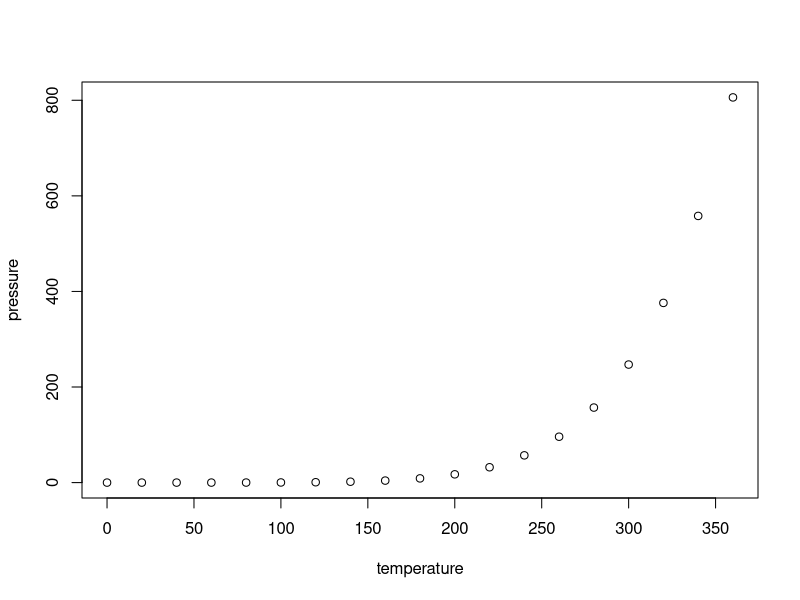
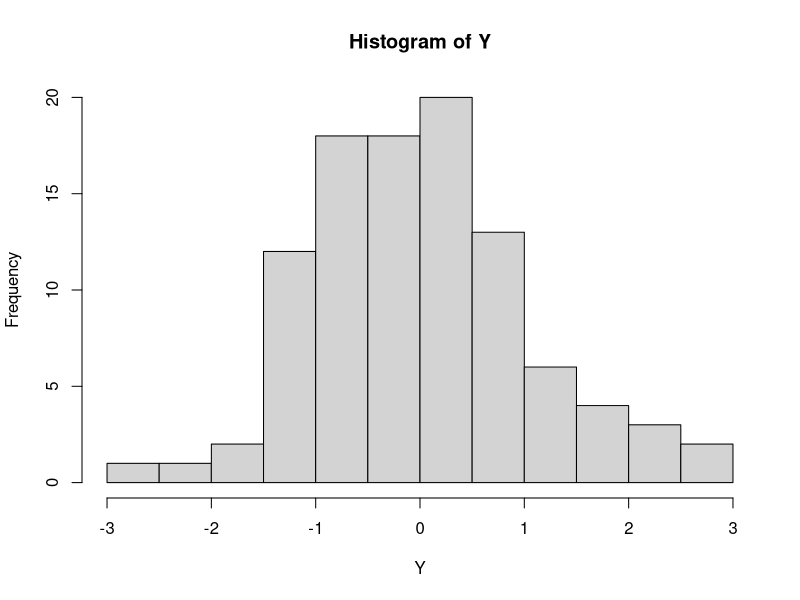

Here is the R script that generated these plots, in order:
## ---- chunk 1
knitr::opts_chunk$set(echo = TRUE)
## ---- chunk 2
summary(cars)
## ---- chunk 3
plot(pressure)
## ---- chunk 4
# sample of size 100
Y<- rnorm( 100)
hist( Y)
